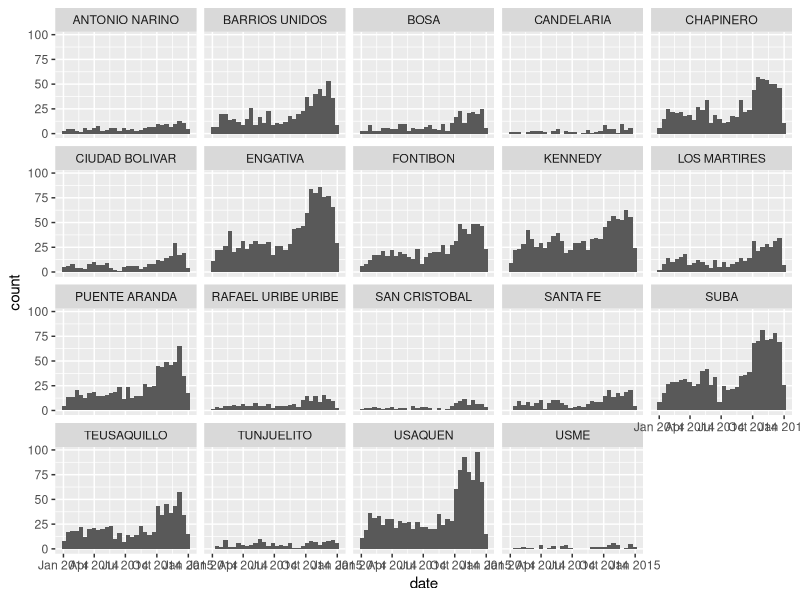
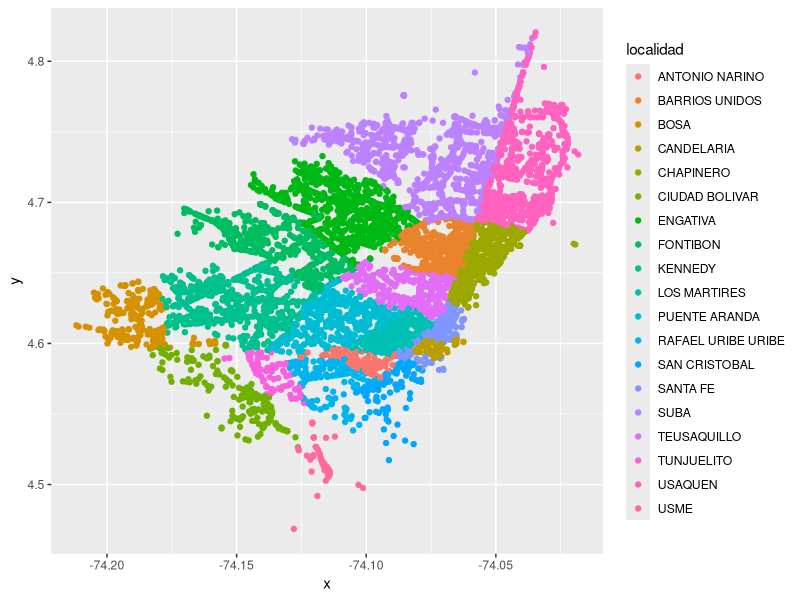

The R source for these figures, in order:
## ---- chunk 1
library(tidyverse)
library(lubridate)
## ---- chunk 2
accidents_raw <- read_csv("data/Car_Accidents_2014_Bogota.csv")
accidents_raw
## ---- chunk 3
# The data is for one year (2014). If we want to filter by month (etc), need a `month` variable first. Could use **lubridate**, or `separate()` ...The former avoids 10/11/12 coming before 2/3/4/etc, but the latter should also be ok in plots if using integers

?separate

accidents <- accidents_raw %>%
  separate(fecha_ocurrencia, c("year", "month", "day"), "-", convert = TRUE) %>%
                                              # `convert` gets y&m&d as integers
    filter(year == 2014)                      # 17 rows from 2013 filtered out

accidents <- accidents %>%
  separate(hora_ocurrencia, c("hour", "minute", "second"), ":", convert = TRUE) %>%
    filter(hour != "1899-12-30")              # 9 rows filtered out

accidents                                     # (9973 rows x 17 cols)
## ---- chunk 4
# Just to get a sense of what's going on

accidents %>% count(the_geom)            # 6921 rows (so not unique)
accidents %>% count(the_geom) %>% count(n)  # 21 rows (1 to 22, without 18)
accidents %>% count(cartodb_id)          # 9973 rows (confirmed as unique)
accidents %>% count(codigo_accidente)    # 9973 rows (unique). Seem to be 5e+05 or 4e+06
accidents %>% count(month)               # 12 rows. `n` is 485-1584. Higher in Oct/Nov/Dec
accidents %>% count(hour)                # 24 rows. `n` is 51-722 (2am, 2pm)
accidents %>% count(gravedad)            # 3 rows. "CON HERIDOS", "CON MUERTOS", "SOLO DANOS"
accidents %>% count(objectid)            # 9973 rows (confirmed as unique)
accidents %>% count(localidad)           # 19 rows. `n` is 52-1176
accidents %>% count(municipio)           # 1 row ("BOGOTA"). `n` is 9973
accidents %>% count(clase)               # 7 rows. `n` is 1 ("INCENDIO") to 8494 ("CHOQUE")
## ---- chunk 5
accidents <- accidents %>%
  mutate(date = make_date(year, month, day), n = n())


ggplot(accidents, aes(date)) +
  geom_histogram() +
  facet_wrap(~ localidad)

ggplot(accidents, aes(x, y, colour = localidad)) +
  geom_point()
